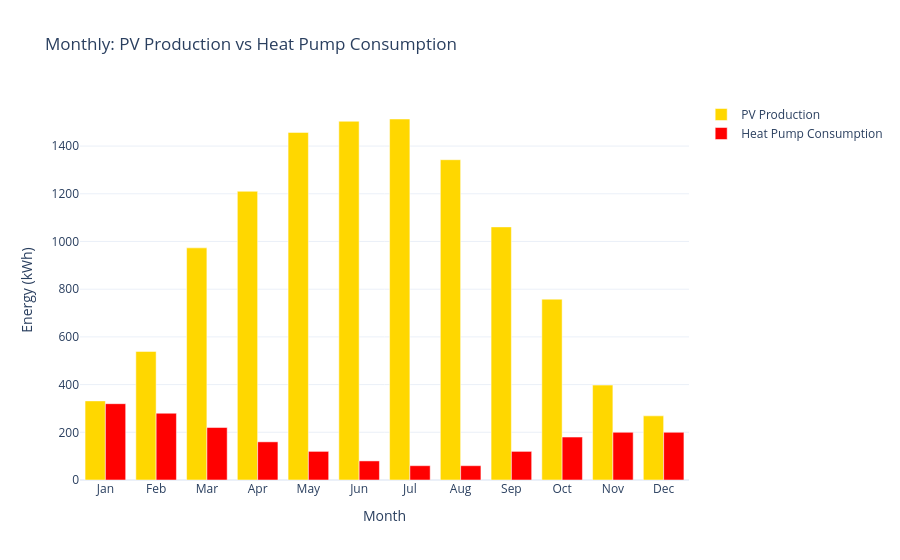

The notebook cell this image was saved under:
### Code cell
# Monthly comparison
monthly_figure = go.Figure()

months = ["Jan", "Feb", "Mar", "Apr", "May", "Jun", "Jul", "Aug", "Sep", "Oct", "Nov", "Dec"]

# Add PV monthly
monthly_figure.add_trace(
    go.Bar(
        x=months,
        y=pv_result.total_monthly_kwh,
        name="PV Production",
        marker_color="gold",
    )
)

# Add heat pump monthly
monthly_figure.add_trace(
    go.Bar(
        x=months,
        y=hp_result.monthly_electricity_kwh,
        name="Heat Pump Consumption",
        marker_color="red",
    )
)

monthly_figure.update_layout(
    title="Monthly: PV Production vs Heat Pump Consumption",
    barmode="group",
    xaxis_title="Month",
    yaxis_title="Energy (kWh)",
    template="plotly_white",
)
monthly_figure

### Figure 1 — Plotly figure (JSON) as saved in the notebook; plotly's stock layout.template omitted (floating-point values rounded to 4 significant figures)
{"data": [{"marker": {"color": "gold"}, "name": "PV Production", "type": "bar", "x": ["Jan", "Feb", "Mar", "Apr", "May", "Jun", "Jul", "Aug", "Sep", "Oct", "Nov", "Dec"], "y": [331.7, 539.2, 973.3, 1211.0, 1457.0, 1504.0, 1514.0, 1343.0, 1061.0, 758.2, 397.8, 269.0]}, {"marker": {"color": "red"}, "name": "Heat Pump Consumption", "type": "bar", "x": ["Jan", "Feb", "Mar", "Apr", "May", "Jun", "Jul", "Aug", "Sep", "Oct", "Nov", "Dec"], "y": [320.0, 280.0, 220.0, 160.0, 120.0, 80.0, 60.0, 60.0, 120.0, 180, 200.0, 200.0]}], "layout": {"barmode": "group", "title": {"text": "Monthly: PV Production vs Heat Pump Consumption"}, "xaxis": {"title": {"text": "Month"}}, "yaxis": {"title": {"text": "Energy (kWh)"}}}}
